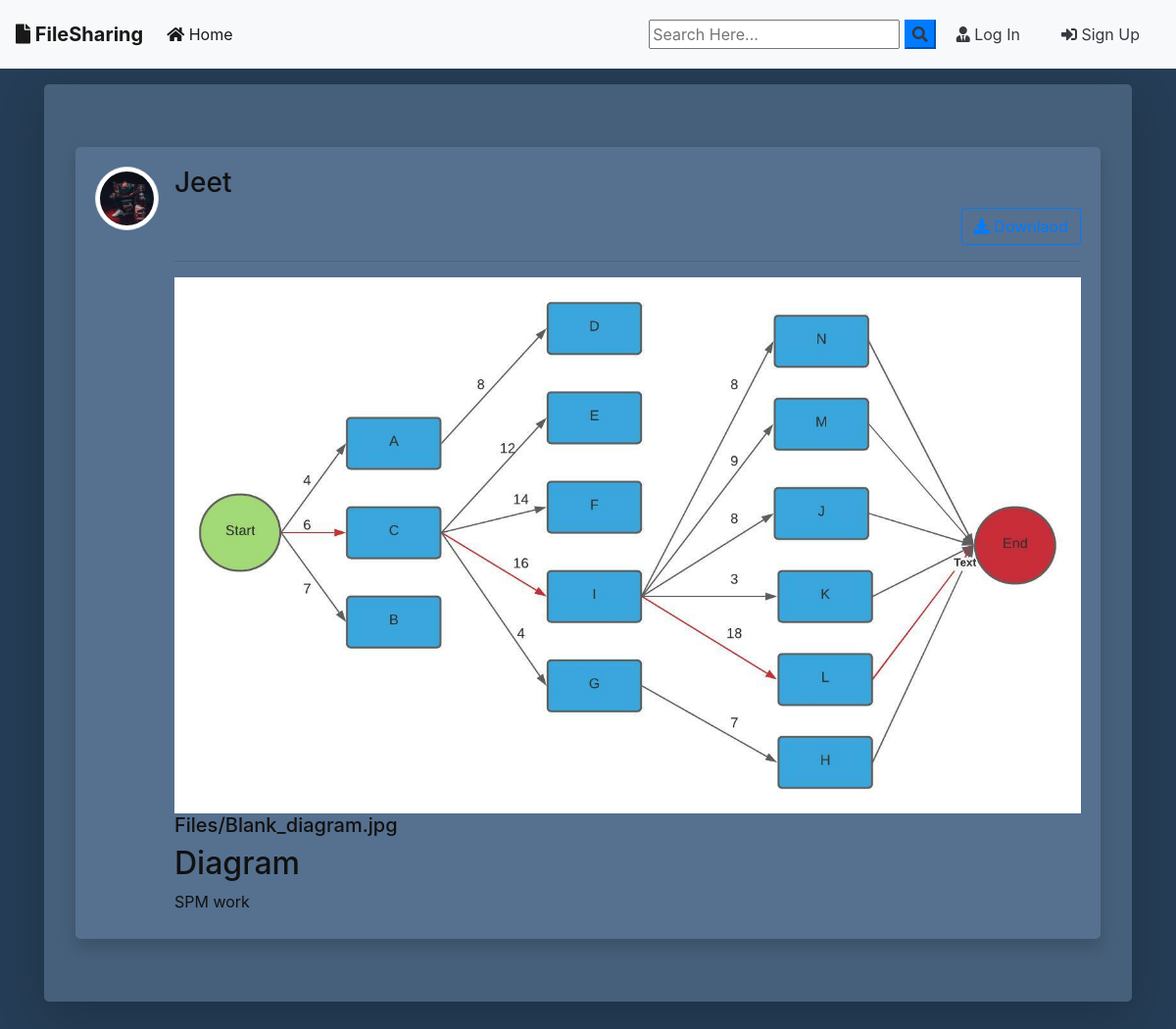
/post/21/, run on the app's committed database.
### blog/models.py (models this page shows, shortened)
class Post(models.Model):
	title = models.CharField(max_length=100)
	file = models.FileField(null=True,blank=True,upload_to='Files')
	content = models.TextField()
	date_posted = models.DateTimeField(default=timezone.now)
	author = models.ForeignKey(User, on_delete=models.CASCADE)
	def extension(self):
		name, extension = os.path.splitext(self.file.name)
		return extension

### users/models.py (models this page shows, shortened)
class Profile(models.Model):
    user = models.OneToOneField(User, on_delete=models.CASCADE)
    image = models.ImageField(default='default.jpg', upload_to='profile_pics')

### blog/views.py (the view)
# urls.py: path('post/<int:pk>/', PostDetailView.as_view(), name='post-detail'),
class PostDetailView(DetailView):
    model = Post
    template_name = 'blog/post_detail.html'

### blog/templates/blog/post_detail.html (shortened to what this page needs)
{% extends "blog/base.html" %}
{% block content %}
<div class="jumbotron mt-3  shadow-lg" style="background: rgb(70,95,122);">
<article class="media  shadow" style="background: rgb(86,112,143); border-radius: 5px; padding: 20px 20px 10px 20px;">
   <a href="{{ object.author.profile.image.url }} " target="_blank"> <img src="{{ object.author.profile.image.url }}  " alt="" class="article-img rounded-circle img-thumbnail img-fluid">
   </a>
    <div class="media-body" >
      <div class="">
        <div class="d-flex justify-content-between">
        <a class="mr-2 mt-0 mb-0  text-dark" href="{% url 'user-posts' object.author.username  %}"><h3>{{ object.author }}</h3></a>
        </div>
        {% if object.author != user %}
          <div class="form-group mt-0 pt-0 d-flex justify-content-end">
            <a href="{{ object.file.url }}" download class="btn btn-outline-primary flex-last" type="submit"><i class="fas fa-download"></i> Downlaod</a>
          </div>
        {% endif %}
        <hr>
      </div>
      <div>
        {% if object.file %}
          {% if object.extension == '.jpg' or object.extension == 'jpeg' or object.extension == 'png' %}
            <a href="{{ object.file.url }}"  download ><img src="{{ object.file.url }}" alt="" class="img-fluid "></a>
            <a href="{{ object.file.url }}"  download class="text-dark"><h5>{{ object.file }}</h5></a>
          {% else %}
            <a href="{{ object.file.url }}"  download class="text-dark"><h5>{{ object.file }}</h5></a>
          {% endif %}
        {% endif %}
      </div>
      <h2>{{ object.title }}</h2>
      <p class="article-content">{{ object.content }}</p>
    </div>
  </article>
{% endblock content %}

### blog/static/blog/main.css (style rules this page uses)
body { background: #fafafa; color: #111; margin-top: 0; }
h1, h2, h3, h4, h5, h6 { color: #111; }
.article-content { white-space: pre-line; }
.article-img { height: 65px; width: 65px; margin-right: 16px; }

### data on the page
Post: author.profile.image (picture), author "Jeet", file (placeholder picture), file "Files/Blank_diagram.jpg", title "Diagram", content "SPM work"
